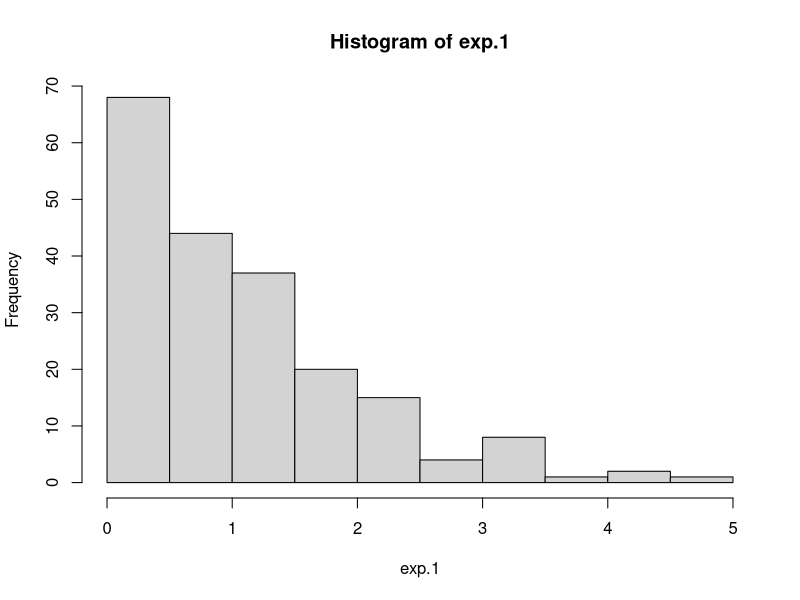
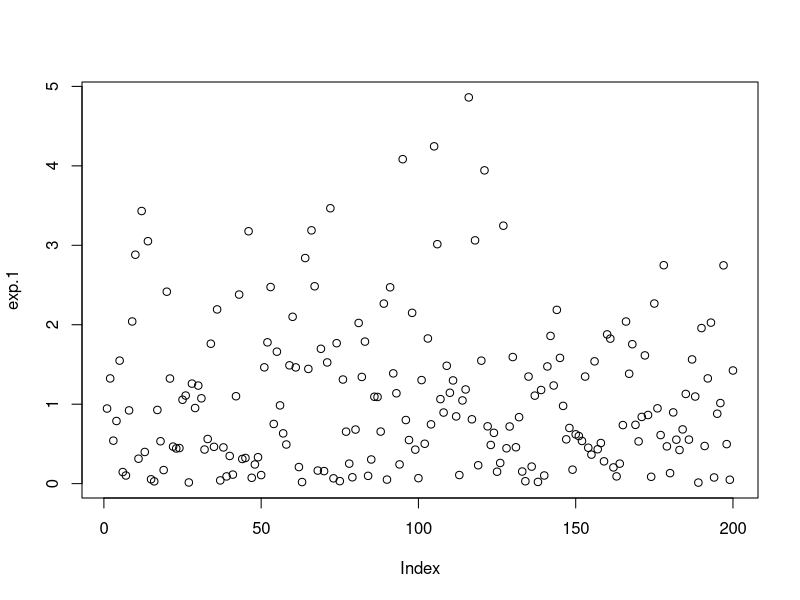
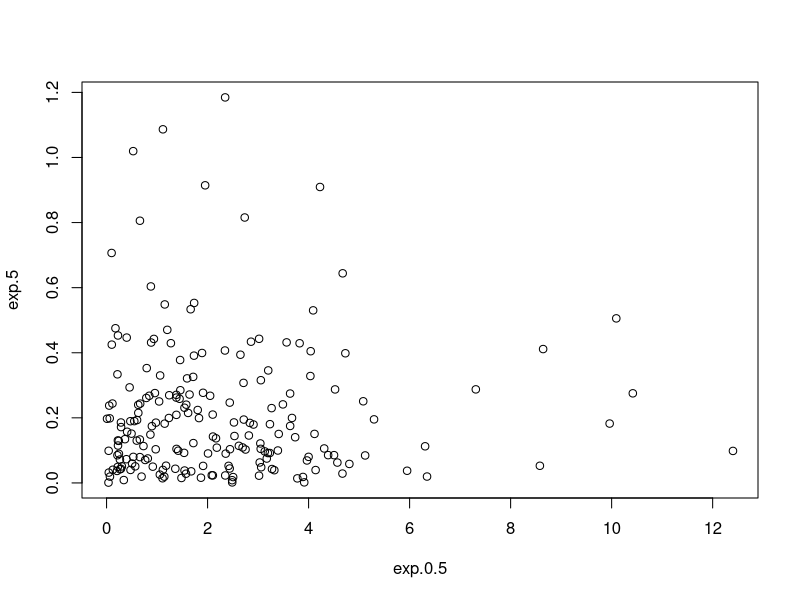
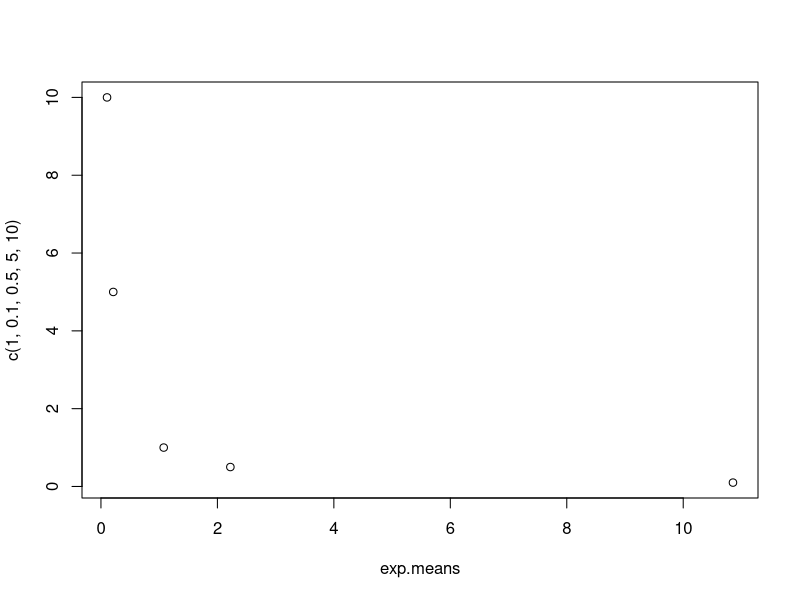
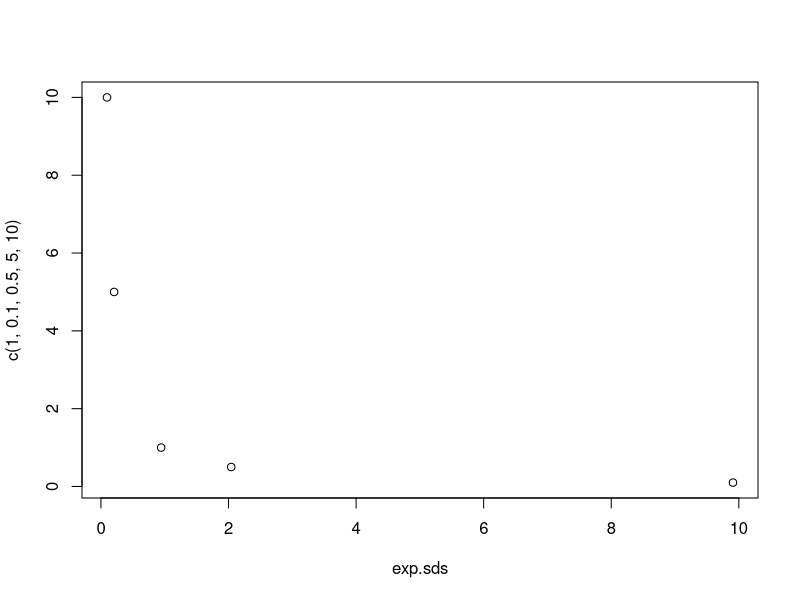
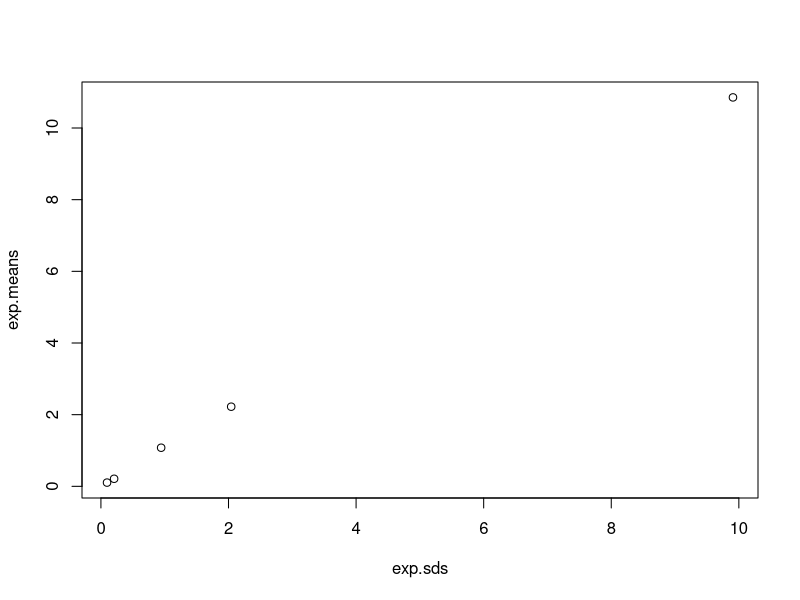
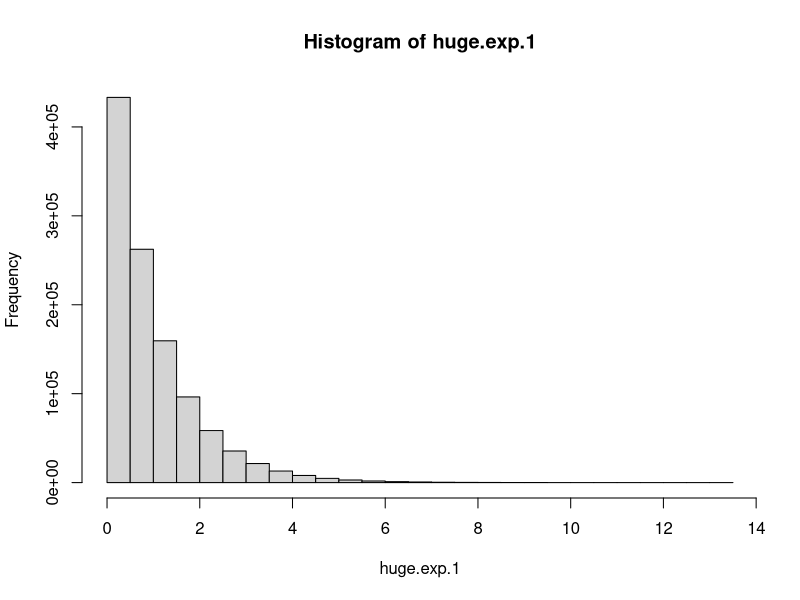
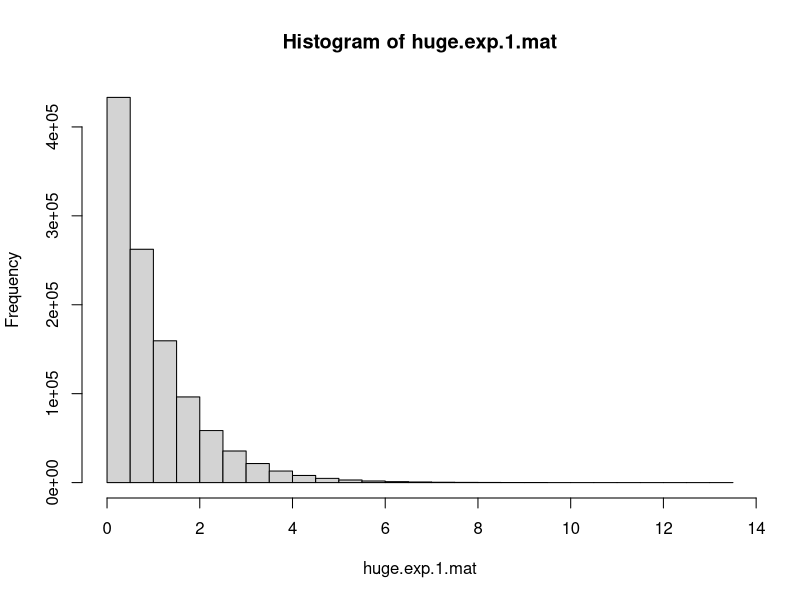

Write R code to recreate these figures, in order.
## ---- chunk 1
knitr::opts_chunk$set(echo = TRUE)
## ---- chunk 2
exp.1 <- rexp(n=200)
mean(exp.1)
sd(exp.1)
## ---- chunk 3
exp.0.1 <- rexp(n=200, rate=0.1)
exp.0.5 <- rexp(n=200, rate=0.5)
exp.5 <- rexp(n=200, rate=5)
exp.10 <- rexp(n=200, rate=10)
## ---- chunk 4
hist(exp.1)
## ---- chunk 5
plot(exp.1)
## ---- chunk 6
plot(exp.0.5, exp.5)
## ---- chunk 7
exp.means <-c(mean(exp.1), mean(exp.0.1), mean(exp.0.5), mean(exp.5), mean(exp.10))
exp.sds <- c(sd(exp.1), sd(exp.0.1), sd(exp.0.5), sd(exp.5), sd(exp.10))
## ---- chunk 8
plot(exp.means, c(1, 0.1, 0.5, 5, 10))
## ---- chunk 9
plot(exp.sds,c(1, 0.1, 0.5, 5, 10))
## ---- chunk 10
plot(exp.sds, exp.means)
## ---- chunk 11
huge.exp.1<- rexp(n=1100000)
mean(huge.exp.1)
sd(huge.exp.1)
## ---- chunk 12
hist(huge.exp.1)
## ---- chunk 13
mean(huge.exp.1 > 1)
## ---- chunk 14
huge.exp.1.mat <-matrix(huge.exp.1, 1100, 1000)
hist(huge.exp.1.mat)
## ---- chunk 15
mean(huge.exp.1.mat[,137])
## ---- chunk 16
huge.exp.1.mat.colMeans <- colMeans(huge.exp.1.mat)
plot(huge.exp.1.mat.colMeans)
## ---- chunk 17
mean(huge.exp.1^2)
sd(huge.exp.1^2)
